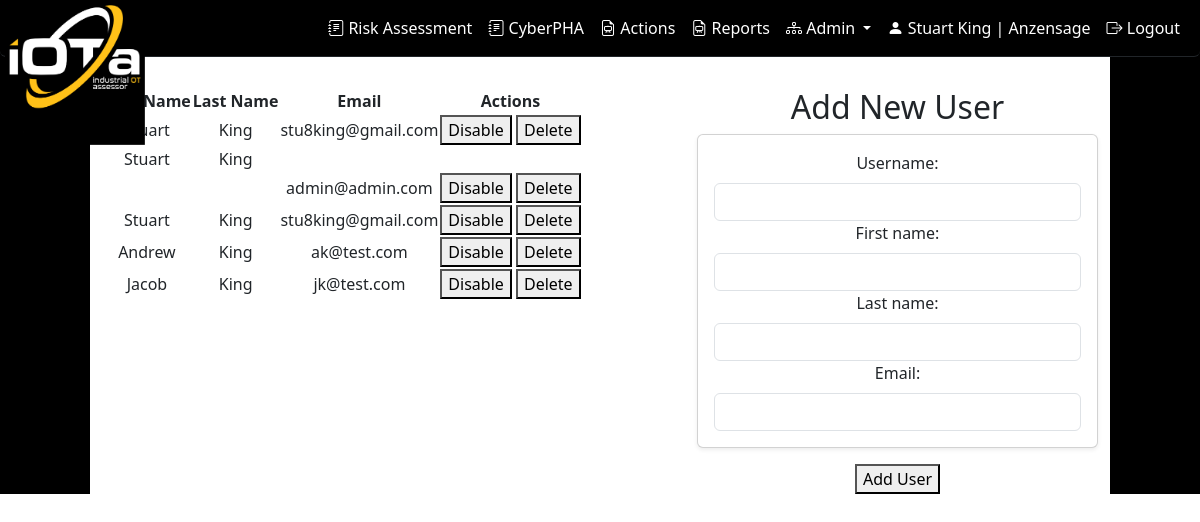
The app's page /OTRisk/admin_users/ (signed in), older data.
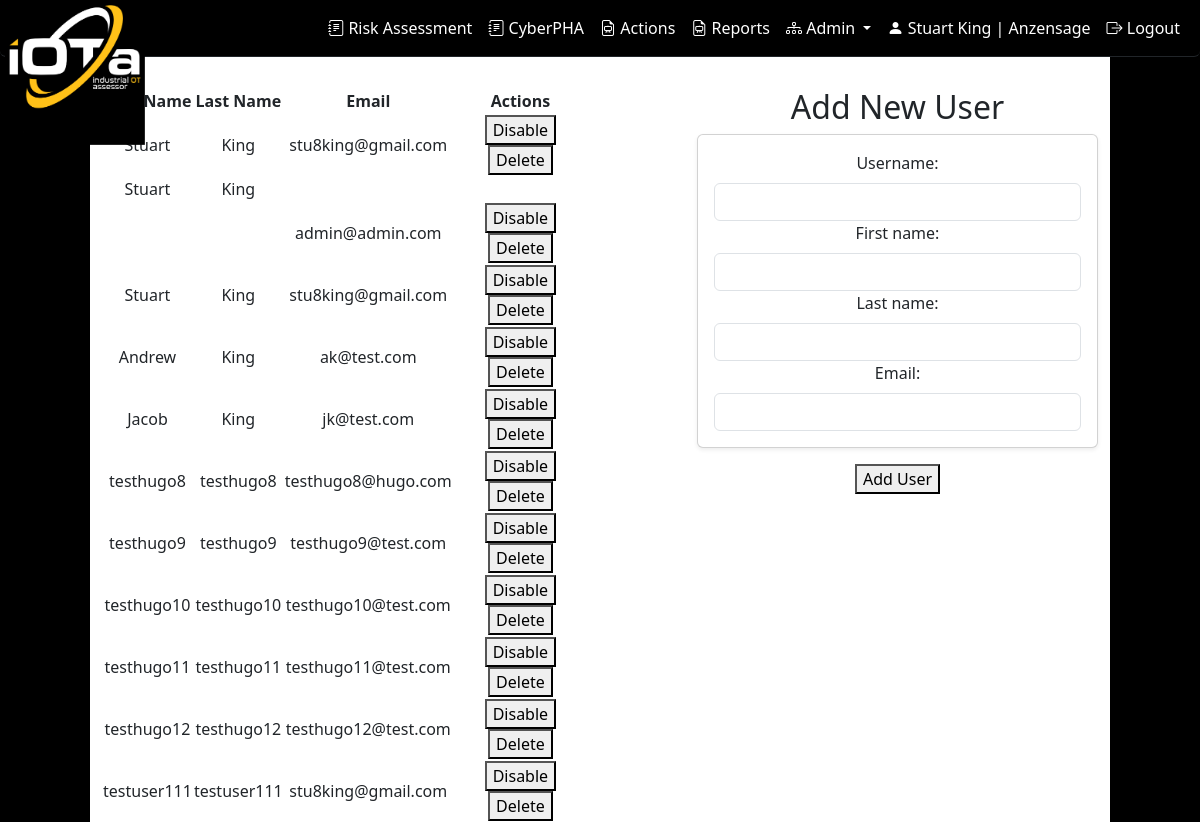
The same page, newer data.
### accounts/models.py (models this page shows, shortened)
class UserProfile(models.Model):
    user = models.OneToOneField(User, on_delete=models.CASCADE)
    organization = models.ForeignKey(Organization, on_delete=models.CASCADE)
    must_change_password = models.BooleanField(default=True)
    class Meta:
        db_table = 'userprofile'
        managed = True

class Organization(models.Model):
    id = models.AutoField(primary_key=True)
    name = models.CharField(max_length=255)
    address = models.TextField(null=True, blank=True)
    subscription_type = models.ForeignKey(SubscriptionType, on_delete=models.SET_NULL, null=True, blank=True)
    subscription_status = models.BooleanField(default=False)
    subscription_start = models.DateField(null=True, blank=True)
    subscription_end = models.DateField(null=True, blank=True)
    class Meta:
        db_table = 'organization'
        managed = True

### OTRisk/views.py (the view)
# urls.py: path('admin_users/', views.admin_users, name='admin_users'),
@login_required
def admin_users(request):
    current_user_profile = UserProfile.objects.get(user=request.user)
    organization = current_user_profile.organization
    user_profiles = UserProfile.objects.filter(organization=organization)
    if request.method == 'POST':
        user_form = UserForm(request.POST)
        profile_form = UserProfileForm(request.POST)
        if user_form.is_valid() and profile_form.is_valid():
            password = generate_password()
            user = user_form.save(commit=False)
            user.set_password(password)  # Set the password correctly
            user.last_login = None  # Set last_login to Non
            user.save()
            current_user_profile = UserProfile.objects.get(user=request.user)
            organization = current_user_profile.organization
            UserProfile.objects.create(user=user, organization=organization)
            send_password_email(user.email, password)
            return redirect('/OTRisk/admin_users')
    else:
        user_form = UserForm()
        profile_form = UserProfileForm()
        current_user_profile = UserProfile.objects.get(user=request.user)
        organization = current_user_profile.organization
        user_profiles = UserProfile.objects.filter(organization=organization)
    return render(request, 'admin_users.html',
                  {'user_form': user_form, 'profile_form': profile_form, 'user_profiles': user_profiles})

### OTRisk/forms.py
class UserForm(forms.ModelForm):
    username = forms.CharField(widget=forms.TextInput(attrs={'class': 'form-control'}))
    first_name = forms.CharField(widget=forms.TextInput(attrs={'class': 'form-control'}))
    last_name = forms.CharField(widget=forms.TextInput(attrs={'class': 'form-control'}))
    email = forms.EmailField(widget=forms.EmailInput(attrs={'class': 'form-control'}))
    class Meta:
        model = User
        fields = ['username', 'first_name', 'last_name', 'email']

class UserProfileForm(forms.ModelForm):
    class Meta:
        model = UserProfile
        fields = []

### OTRisk/templates/OTRisk/admin_users.html (shortened to what this page needs)
{% extends "base.html" %}
{% block content %}
    <div class="row" style="height: 80px;">
</div>
<div class="row">
    <div class="col-md-10 bg-white" style="text-align: center"><h5></h5></div>
    <div class="col-md-1 bg-black"></div>
</div>
<div class="row">
<div class="col-md-1 bg-black"></div>
<div class = "col-md-10">
    <div class="row">
        <div class="col-md-6 bg-white" style="text-align: center">
            <table id="usersTable" class="display">
                <thead>
                    <tr>
                        <th>First Name</th>
                        <th>Last Name</th>
                        <th>Email</th>
                        <th>Actions</th>
                    </tr>
                </thead>
                <tbody>
                    {% for user_profile in user_profiles %}
                    <tr>
                        <td>{{ user_profile.user.first_name }}</td>
                        <td>{{ user_profile.user.last_name }}</td>
                        <td>{{ user_profile.user.email }}</td>
                        <td>
                            {% if user_profile.user.id != request.user.id %}
                                <button class="disable-btn" data-user-id="{{ user_profile.user.id }}">Disable</button>
                                <button class="delete-btn" data-user-id="{{ user_profile.user.id }}">Delete</button>
                            {% endif %}
                        </td>
                    </tr>
                    {% endfor %}
                </tbody>
            </table>
        </div>
        <div class="col-md-1 bg-white"></div>
        <div class="col-md-5 bg-white" style="text-align: center">
            {% if user.is_superuser %}
                <h2>Add New User</h2>
                    <form method="post">
                        <div class="card mb-3 shadow-sm">
                            <div class="card-body">
                                {{ user_form.username.label_tag }} {{ user_form.username }}
                                {{ user_form.first_name.label_tag }} {{ user_form.first_name }}
                                {{ user_form.last_name.label_tag }} {{ user_form.last_name }}
                                {{ user_form.email.label_tag }} {{ user_form.email }}
                            </div>
                        </div>
                        <button type="submit" id="submitButton">Add User</button>
                    </form>
            {% else %}
                <h2>Your Information</h2>
                <p>First Name: {{ user.first_name }}</p>
                <p>Last Name: {{ user.last_name }}</p>
                <p>Email: {{ user.email }}</p>
            {% endif %}
        </div>
    </div>
</div>
    <div class="col-md-1 bg-black"></div>
</div>
{% endblock %}

### OTRisk/templates/OTRisk/base.html (shortened to what this page needs)
{% load static %}
<!DOCTYPE html>
<html>
<head>
    <link rel="stylesheet" href="https://stackpath.bootstrapcdn.com/bootstrap/4.1.1/css/bootstrap.min.css">
    <link rel="stylesheet" href="https://cdnjs.cloudflare.com/ajax/libs/bootstrap-select/1.13.1/css/bootstrap-select.min.css">
    <link href="https://cdn.jsdelivr.net/npm/bootstrap-icons@1.7.1/font/bootstrap-icons.css" rel="stylesheet">
    <link rel="stylesheet" type="text/css" href="https://cdn.datatables.net/1.11.3/css/jquery.dataTables.css">
     {% load django_bootstrap5 %}
     {% bootstrap_css %}
</head>
<body>
<nav class="navbar navbar-expand-lg navbar-scroll fixed-top shadow-0 border-bottom border-dark rounded">
  <div class="container-fluid d-flex justify-content-between">
   <a class="navbar-brand" href="{% url 'OTRisk:dashboardhome' %}"><img src="/static/images/logo1-2.jpg" style="height: 140px; width: 140px" class="navbar-logo" alt="">  </a>
      <h4 class="my-auto text-center flex-grow-1"><font color="white">iOTa</font></h4>
    <div class="collapse navbar-collapse" id="navbarSupportedContent">
      <ul class="navbar-nav ms-auto">
        <li class="nav-item">
          <a class="nav-link" href="{% url 'OTRisk:qraw' %}"><i class="bi bi-journal-text"></i> Risk Assessment</a>
        </li>
        <li class="nav-item">
          <a class="nav-link" href="{% url 'OTRisk:iotaphamanager' %}"><i class="bi bi-journal-text"></i> CyberPHA</a>
        </li>
          <li class="nav-item">
          <a class="nav-link" href="{% url 'OTRisk:ra_actions_view' %}" tabindex="-1" ><i class="bi-file-earmark-easel"></i> Actions</a>
        </li>
        <li class="nav-item">
          <a class="nav-link" href="#" tabindex="-1" ><i class="bi-file-earmark-easel"></i> Reports</a>
        </li>
        <li class="nav-item dropdown">
            <a class="nav-link dropdown-toggle" href="#" id="navbarDropdown" role="button" data-bs-toggle="dropdown" aria-expanded="false">
                <i class="bi bi-diagram-3"></i> Admin
              </a>
        </li>
        <li class="nav-item">
            <a class="nav-link" href="{% url 'accounts:profile' %}">
                <i class="bi bi-person-fill"></i> {{ user.first_name }} {{ user.last_name }} | {{ user.userprofile.organization.name }}
            </a>
        </li>
          <li class="nav-item">
            <a class="nav-link" href="{% url 'logout' %}">
                <i class="bi bi-box-arrow-right"></i> Logout
            </a>
        </li>
      </ul>
    </div>
  </div>
</nav>
    {% block content %}{% endblock %}
</body>
</html>

### OTRisk/templates/OTRisk/base.html (style rules this page uses)
.navbar-scroll .nav-link, .navbar-scroll .navbar-toggler-icon, .navbar-scroll .navbar-brand { color: #ffffff; }
.navbar-scroll { background-color: #000000; text-decoration-color: #FFFFFF; }
.navbar-scrolled .nav-link, .navbar-scrolled .navbar-toggler-icon, .navbar-scroll .navbar-brand { color: #262626; }
.navbar-logo { position: absolute; top: 5px; left: 5px; height: 100px; z-index: 10; }

Row changes from the older to the newer data that the page shows:
added UserProfile: user.first_name "testhugo8", user.last_name "testhugo8", user.email "testhugo8@hugo.com"
added UserProfile: user.first_name "testhugo9", user.last_name "testhugo9", user.email "testhugo9@test.com"
added UserProfile: user.first_name "testhugo10", user.last_name "testhugo10", user.email "testhugo10@test.com"
added UserProfile: user.first_name "testhugo11", user.last_name "testhugo11", user.email "testhugo11@test.com"
added UserProfile: user.first_name "testhugo12", user.last_name "testhugo12", user.email "testhugo12@test.com"
added UserProfile: user.first_name "testuser111", user.last_name "testuser111", user.email "stu8king@gmail.com"
